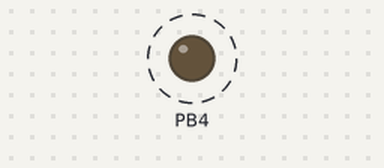
A program run on a simulated ATmega328P, built with avr-gcc and emulated at 16 MHz. On the bench: output pins drawn as LEDs (lit = HIGH). Dashed ring = blinking.

Above: at 0.5 s.
Timing chart, 0 to 3.0 s (numbered marks = the images above):
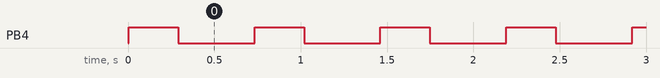

Measured:
- by itself, PB4: alternates HIGH for 0.29 s and LOW for 0.44 s

The program:

main.c
```c
/*
 * DA2C_2a
 *
 * Created: 3/17/2019 11:55:51 PM
 * Author : Francisco Mata Carlos
 */

#define F_CPU 16000000   /* clock runs at 16 MHz*/
#include <avr/io.h>
#include <util/delay.h>
#include <avr/interrupt.h>
int over_flow=0;

int main()
{

    DDRB |=(1<<DDB4);  // setting PB1 as output
	TIMSK0 |= (1<<TOIE0);
	TCNT0 = 0; // setting initial value for counter
	sei();     // enable interrupts
	TCCR0B |=(1<<CS02);  // setting prescaler to 256


    while (1)
    {

		//main loop
    }
}

	ISR(TIMER0_OVF_vect) // timer_0 overflow interrupt
	{
		while (!(TIFR0 & 0X01)==0);
		TCNT0=0X00;  //resetting counter to zero
		TIFR0=0X01;  // reset the overflow flag
		over_flow++;  //increasing overflow counter

		// if overflow is equal to 71 cycles turn on LED on PB4
		if (over_flow>=71){
		PORTB = (0<<DDB4);
		}
		else
		PORTB = (1<<DDB4);  // or turn off LED on PB4

		if (over_flow==178) {
			over_flow=0; //resetting overflow counter
			}

	}


		
```
